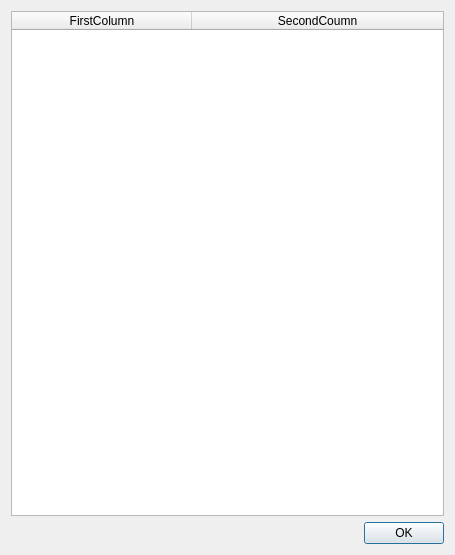
<?xml version="1.0" encoding="UTF-8"?>
<ui version="4.0">
 <class>twoColumnStatWindow</class>
 <widget class="QDialog" name="twoColumnStatWindow">
  <property name="geometry">
   <rect>
    <x>0</x>
    <y>0</y>
    <width>455</width>
    <height>555</height>
   </rect>
  </property>
  <layout class="QVBoxLayout" name="verticalLayout">
   <item>
    <widget class="QTableWidget" name="tableWidget">
     <property name="autoFillBackground">
      <bool>false</bool>
     </property>
     <property name="sizeAdjustPolicy">
      <enum>QAbstractScrollArea::AdjustIgnored</enum>
     </property>
     <property name="editTriggers">
      <set>QAbstractItemView::NoEditTriggers</set>
     </property>
     <property name="dragDropOverwriteMode">
      <bool>true</bool>
     </property>
     <property name="selectionMode">
      <enum>QAbstractItemView::ExtendedSelection</enum>
     </property>
     <property name="selectionBehavior">
      <enum>QAbstractItemView::SelectRows</enum>
     </property>
     <property name="textElideMode">
      <enum>Qt::ElideRight</enum>
     </property>
     <property name="showGrid">
      <bool>true</bool>
     </property>
     <property name="gridStyle">
      <enum>Qt::SolidLine</enum>
     </property>
     <property name="sortingEnabled">
      <bool>true</bool>
     </property>
     <attribute name="horizontalHeaderVisible">
      <bool>true</bool>
     </attribute>
     <attribute name="horizontalHeaderCascadingSectionResizes">
      <bool>false</bool>
     </attribute>
     <attribute name="horizontalHeaderMinimumSectionSize">
      <number>1</number>
     </attribute>
     <attribute name="horizontalHeaderDefaultSectionSize">
      <number>180</number>
     </attribute>
     <attribute name="horizontalHeaderStretchLastSection">
      <bool>true</bool>
     </attribute>
     <column>
      <property name="text">
       <string>FirstColumn</string>
      </property>
     </column>
     <column>
      <property name="text">
       <string>SecondCoumn</string>
      </property>
     </column>
    </widget>
   </item>
   <item>
    <widget class="QDialogButtonBox" name="buttonBox">
     <property name="orientation">
      <enum>Qt::Horizontal</enum>
     </property>
     <property name="standardButtons">
      <set>QDialogButtonBox::Ok</set>
     </property>
     <property name="centerButtons">
      <bool>false</bool>
     </property>
    </widget>
   </item>
  </layout>
 </widget>
 <resources/>
 <connections>
  <connection>
   <sender>buttonBox</sender>
   <signal>accepted()</signal>
   <receiver>twoColumnStatWindow</receiver>
   <slot>accept()</slot>
   <hints>
    <hint type="sourcelabel">
     <x>197</x>
     <y>533</y>
    </hint>
    <hint type="destinationlabel">
     <x>197</x>
     <y>277</y>
    </hint>
   </hints>
  </connection>
 </connections>
</ui>
